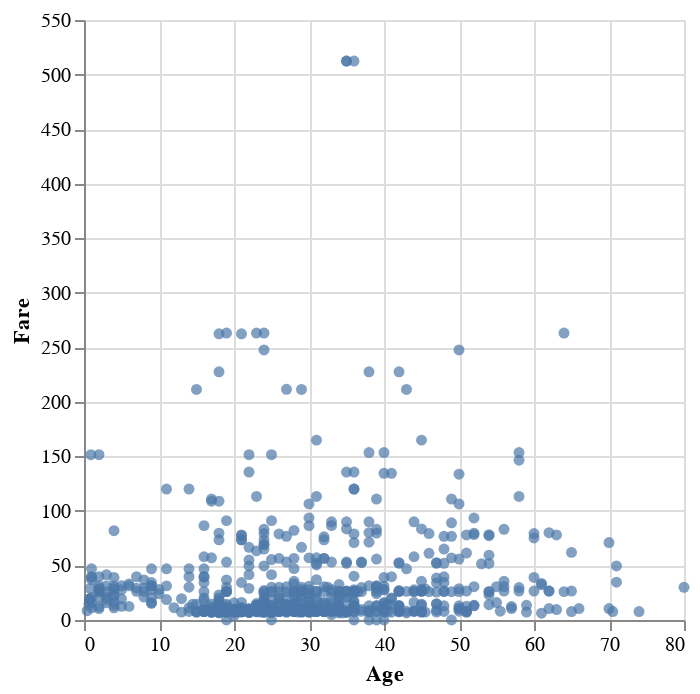

The cell this chart's notebook holds for it:
### Markdown cell above
Dette er en grovere måte å se på dataene på, noe som kan være nyttig med tanke på visse mål du har. 

Vi kan også tilordne kodingskanalen `Y` til et helt annet felt, for eksempel `"Fare"`. Dette vil gjøre det mulig for oss å se spredningen av passasjerer i henhold til **billettprisen** i forhold til **alderen** deres. La oss gå tilbake til å bruke sirkler som våre foretrukne merker.

### Code cell
alt.Chart(titanic).mark_circle().encode(
    alt.X("Age"), 
    alt.Y("Fare")
)

### Figure 1 — Vega-Lite specification as saved in the notebook (floating-point values rounded to 4 significant figures; data arrays with more than 128 entries replaced by an {"elided": "..."} marker saying what was removed)
{"config": {"view": {"continuousWidth": 300, "continuousHeight": 300}}, "data": {"name": "data-2f197e4cae7380eb4d030be9f5f6b8b9"}, "mark": {"type": "circle"}, "encoding": {"x": {"field": "Age", "type": "quantitative"}, "y": {"field": "Fare", "type": "quantitative"}}, "$schema": "https://vega.github.io/schema/vega-lite/v5.20.1.json", "datasets": {"data-2f197e4cae7380eb4d030be9f5f6b8b9": {"elided": "891 records"}}}
